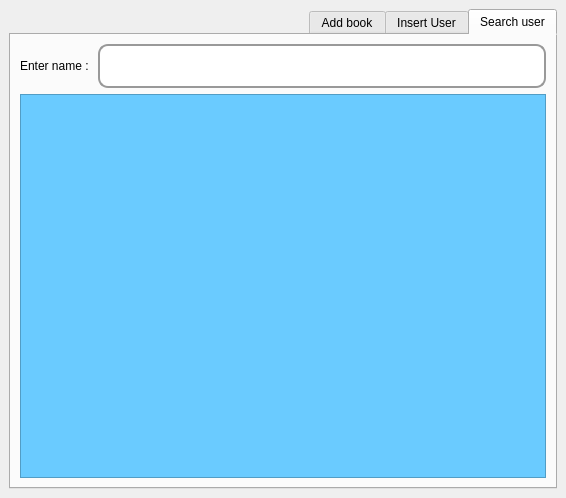
<?xml version="1.0" encoding="UTF-8"?>
<ui version="4.0">
 <class>employerWindow</class>
 <widget class="QMainWindow" name="employerWindow">
  <property name="geometry">
   <rect>
    <x>0</x>
    <y>0</y>
    <width>566</width>
    <height>498</height>
   </rect>
  </property>
  <property name="windowTitle">
   <string>Employer</string>
  </property>
  <property name="styleSheet">
   <string notr="true">#MainWindow{
background-image:url(&quot;lib.jpg&quot;);
}


QLabel{
color: black;
font: 11pt &quot;OCR-B 10 BT&quot;;

}
QLineEdit{
width:300px;
height:40px;
background-color:transparent;
border: 2px solid #999;
border-radius: 10px;
padding-left: 10px;
color: black;
font: 12pt &quot;OCR-B 10 BT&quot;;
}

QPushButton{
width:300px;
height:40px;
background-color:transparent;
border: 2px solid #999;
border-radius: 10px;
}
QPushButton:hover{
width:300px;
height:40px;
background-color:transparent;
border: 2px solid #999;
border-radius: 10px;
background-color: rgba(0, 0, 0, 0.6);
}
</string>
  </property>
  <widget class="QWidget" name="centralwidget">
   <layout class="QVBoxLayout" name="verticalLayout">
    <item>
     <widget class="QTabWidget" name="tabWidget">
      <property name="layoutDirection">
       <enum>Qt::RightToLeft</enum>
      </property>
      <property name="autoFillBackground">
       <bool>false</bool>
      </property>
      <property name="styleSheet">
       <string notr="true"/>
      </property>
      <property name="tabPosition">
       <enum>QTabWidget::North</enum>
      </property>
      <property name="tabShape">
       <enum>QTabWidget::Rounded</enum>
      </property>
      <property name="currentIndex">
       <number>0</number>
      </property>
      <widget class="QWidget" name="tab_2">
       <attribute name="title">
        <string>Search user</string>
       </attribute>
       <layout class="QVBoxLayout" name="verticalLayout_4">
        <item>
         <layout class="QHBoxLayout" name="horizontalLayout">
          <item>
           <widget class="QLineEdit" name="lineEdit_Search">
            <property name="styleSheet">
             <string notr="true">background:rgb(255, 255, 255)</string>
            </property>
           </widget>
          </item>
          <item>
           <widget class="QLabel" name="label_3">
            <property name="text">
             <string>Enter name : </string>
            </property>
           </widget>
          </item>
         </layout>
        </item>
        <item>
         <widget class="QTableView" name="tableView">
          <property name="styleSheet">
           <string notr="true">background: rgb(106, 203, 255)</string>
          </property>
         </widget>
        </item>
       </layout>
      </widget>
      <widget class="QWidget" name="tab_3">
       <attribute name="title">
        <string>Insert User</string>
       </attribute>
       <layout class="QVBoxLayout" name="verticalLayout_2">
        <item>
         <widget class="QLabel" name="label_4">
          <property name="layoutDirection">
           <enum>Qt::LeftToRight</enum>
          </property>
          <property name="text">
           <string>Name :</string>
          </property>
          <property name="margin">
           <number>10</number>
          </property>
         </widget>
        </item>
        <item>
         <widget class="QLineEdit" name="lineEdit"/>
        </item>
        <item>
         <widget class="QLabel" name="label_5">
          <property name="text">
           <string>Family :</string>
          </property>
          <property name="margin">
           <number>10</number>
          </property>
         </widget>
        </item>
        <item>
         <widget class="QLineEdit" name="lineEdit_2"/>
        </item>
        <item>
         <widget class="QLabel" name="label_6">
          <property name="text">
           <string>ID :</string>
          </property>
          <property name="margin">
           <number>10</number>
          </property>
         </widget>
        </item>
        <item>
         <widget class="QLineEdit" name="lineEdit_3"/>
        </item>
        <item>
         <widget class="QLabel" name="label_10">
          <property name="text">
           <string>e-mail :</string>
          </property>
         </widget>
        </item>
        <item>
         <widget class="QLineEdit" name="lineEdit_9"/>
        </item>
        <item>
         <widget class="QPushButton" name="add_user">
          <property name="sizePolicy">
           <sizepolicy hsizetype="Preferred" vsizetype="Preferred">
            <horstretch>0</horstretch>
            <verstretch>0</verstretch>
           </sizepolicy>
          </property>
          <property name="text">
           <string>Add</string>
          </property>
         </widget>
        </item>
       </layout>
      </widget>
      <widget class="QWidget" name="tab_4">
       <attribute name="title">
        <string>Add book</string>
       </attribute>
       <layout class="QVBoxLayout" name="verticalLayout_3">
        <item>
         <widget class="QLabel" name="label">
          <property name="text">
           <string>Name :</string>
          </property>
         </widget>
        </item>
        <item>
         <widget class="QLineEdit" name="lineEdit_4"/>
        </item>
        <item>
         <widget class="QLabel" name="label_2">
          <property name="text">
           <string>Author :</string>
          </property>
         </widget>
        </item>
        <item>
         <widget class="QLineEdit" name="lineEdit_5"/>
        </item>
        <item>
         <widget class="QLabel" name="label_7">
          <property name="text">
           <string>Publication :</string>
          </property>
         </widget>
        </item>
        <item>
         <widget class="QLineEdit" name="lineEdit_6"/>
        </item>
        <item>
         <widget class="QLabel" name="label_8">
          <property name="text">
           <string>Year :</string>
          </property>
         </widget>
        </item>
        <item>
         <widget class="QLineEdit" name="lineEdit_7"/>
        </item>
        <item>
         <widget class="QLabel" name="label_9">
          <property name="text">
           <string>Id :</string>
          </property>
         </widget>
        </item>
        <item>
         <widget class="QLineEdit" name="lineEdit_8"/>
        </item>
        <item>
         <widget class="QPushButton" name="add_book">
          <property name="text">
           <string>Add</string>
          </property>
         </widget>
        </item>
       </layout>
      </widget>
     </widget>
    </item>
   </layout>
  </widget>
 </widget>
 <resources/>
 <connections/>
</ui>
